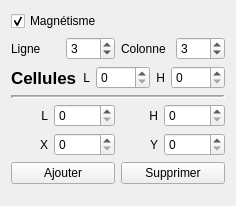
       <widget class="QWidget" name="configureCutGrid">
        <attribute name="icon">
         <iconset resource="menu.qrc">
          <normaloff>:/icons/grid-icon.png</normaloff>:/icons/grid-icon.png</iconset>
        </attribute>
        <attribute name="title">
         <string/>
        </attribute>
        <attribute name="toolTip">
         <string>Découpage en grille</string>
        </attribute>
        <layout class="QGridLayout" name="gridLayout_4">
         <item row="0" column="0" colspan="2">
          <widget class="QCheckBox" name="cutGrid_I_Magnetism">
           <property name="layoutDirection">
            <enum>Qt::LeftToRight</enum>
           </property>
           <property name="text">
            <string>Magnétisme</string>
           </property>
           <property name="icon">
            <iconset resource="menu.qrc">
             <normaloff>:/icons/magnet-icon.png</normaloff>:/icons/magnet-icon.png</iconset>
           </property>
           <property name="checked">
            <bool>true</bool>
           </property>
          </widget>
         </item>
         <item row="1" column="0">
          <widget class="QLabel" name="cutGrid_L_Row">
           <property name="text">
            <string>Ligne</string>
           </property>
          </widget>
         </item>
         <item row="1" column="1">
          <widget class="QSpinBox" name="cutGrid_I_Row">
           <property name="minimum">
            <number>1</number>
           </property>
           <property name="value">
            <number>3</number>
           </property>
          </widget>
         </item>
         <item row="1" column="2">
          <widget class="QLabel" name="cutGrid_L_Column">
           <property name="text">
            <string>Colonne</string>
           </property>
          </widget>
         </item>
         <item row="1" column="3">
          <widget class="QSpinBox" name="cutGrid_I_Column">
           <property name="minimum">
            <number>1</number>
           </property>
           <property name="value">
            <number>3</number>
           </property>
          </widget>
         </item>
         <item row="2" column="0" colspan="4">
          <layout class="QHBoxLayout" name="horizontalLayout">
           <item>
            <widget class="QLabel" name="cutGrid_L_Cell">
             <property name="font">
              <font>
               <pointsize>13</pointsize>
               <weight>75</weight>
               <bold>true</bold>
              </font>
             </property>
             <property name="text">
              <string>Cellules</string>
             </property>
            </widget>
           </item>
           <item>
            <widget class="QLabel" name="cutGrid_L_CellWidth">
             <property name="text">
              <string>L</string>
             </property>
             <property name="alignment">
              <set>Qt::AlignRight|Qt::AlignTrailing|Qt::AlignVCenter</set>
             </property>
            </widget>
           </item>
           <item>
            <widget class="QSpinBox" name="cutGrid_I_CellWidth">
             <property name="readOnly">
              <bool>false</bool>
             </property>
             <property name="maximum">
              <number>9999</number>
             </property>
            </widget>
           </item>
           <item>
            <widget class="QLabel" name="cutGrid_L_CellHeight">
             <property name="text">
              <string>H</string>
             </property>
             <property name="alignment">
              <set>Qt::AlignRight|Qt::AlignTrailing|Qt::AlignVCenter</set>
             </property>
            </widget>
           </item>
           <item>
            <widget class="QSpinBox" name="cutGrid_I_CellHeight">
             <property name="readOnly">
              <bool>false</bool>
             </property>
             <property name="buttonSymbols">
              <enum>QAbstractSpinBox::UpDownArrows</enum>
             </property>
             <property name="maximum">
              <number>9999</number>
             </property>
            </widget>
           </item>
          </layout>
         </item>
         <item row="3" column="0" colspan="4">
          <widget class="Line" name="line">
           <property name="frameShadow">
            <enum>QFrame::Sunken</enum>
           </property>
           <property name="lineWidth">
            <number>2</number>
           </property>
           <property name="midLineWidth">
            <number>1</number>
           </property>
           <property name="orientation">
            <enum>Qt::Horizontal</enum>
           </property>
          </widget>
         </item>
         <item row="4" column="0" colspan="4">
          <layout class="QHBoxLayout" name="horizontalLayout_3">
           <item>
            <widget class="QLabel" name="cutGrid_L_W">
             <property name="text">
              <string>L</string>
             </property>
             <property name="alignment">
              <set>Qt::AlignRight|Qt::AlignTrailing|Qt::AlignVCenter</set>
             </property>
            </widget>
           </item>
           <item>
            <widget class="QSpinBox" name="cutGrid_I_Width">
             <property name="maximum">
              <number>99999</number>
             </property>
            </widget>
           </item>
           <item>
            <widget class="QLabel" name="cutGrid_L_H">
             <property name="text">
              <string>H</string>
             </property>
             <property name="alignment">
              <set>Qt::AlignRight|Qt::AlignTrailing|Qt::AlignVCenter</set>
             </property>
            </widget>
           </item>
           <item>
            <widget class="QSpinBox" name="cutGrid_I_Height">
             <property name="maximum">
              <number>99999</number>
             </property>
            </widget>
           </item>
          </layout>
         </item>
         <item row="5" column="0" colspan="4">
          <layout class="QHBoxLayout" name="horizontalLayout_2">
           <item>
            <widget class="QLabel" name="cutGrid_L_X">
             <property name="text">
              <string>X</string>
             </property>
             <property name="alignment">
              <set>Qt::AlignRight|Qt::AlignTrailing|Qt::AlignVCenter</set>
             </property>
            </widget>
           </item>
           <item>
            <widget class="QSpinBox" name="cutGrid_I_X">
             <property name="buttonSymbols">
              <enum>QAbstractSpinBox::UpDownArrows</enum>
             </property>
             <property name="maximum">
              <number>99999</number>
             </property>
            </widget>
           </item>
           <item>
            <widget class="QLabel" name="cutGrid_L_Y">
             <property name="text">
              <string>Y</string>
             </property>
             <property name="alignment">
              <set>Qt::AlignRight|Qt::AlignTrailing|Qt::AlignVCenter</set>
             </property>
            </widget>
           </item>
           <item>
            <widget class="QSpinBox" name="cutGrid_I_Y">
             <property name="maximum">
              <number>99999</number>
             </property>
            </widget>
           </item>
          </layout>
         </item>
         <item row="6" column="0" colspan="2">
          <widget class="QPushButton" name="cutGrid_B_Add">
           <property name="text">
            <string>Ajouter</string>
           </property>
           <property name="icon">
            <iconset resource="menu.qrc">
             <normaloff>:/icons/Add-Green-Button-icon.png</normaloff>:/icons/Add-Green-Button-icon.png</iconset>
           </property>
          </widget>
         </item>
         <item row="6" column="2" colspan="2">
          <widget class="QPushButton" name="cutGrid_B_Remove">
           <property name="text">
            <string>Supprimer</string>
           </property>
           <property name="icon">
            <iconset resource="menu.qrc">
             <normaloff>:/icons/Minus-Red-Button-icon.png</normaloff>:/icons/Minus-Red-Button-icon.png</iconset>
           </property>
          </widget>
         </item>
         <item row="7" column="2">
          <spacer name="cutGrid_PushUp">
           <property name="orientation">
            <enum>Qt::Vertical</enum>
           </property>
           <property name="sizeHint" stdset="0">
            <size>
             <width>20</width>
             <height>11</height>
            </size>
           </property>
          </spacer>
         </item>
        </layout>
       </widget>
